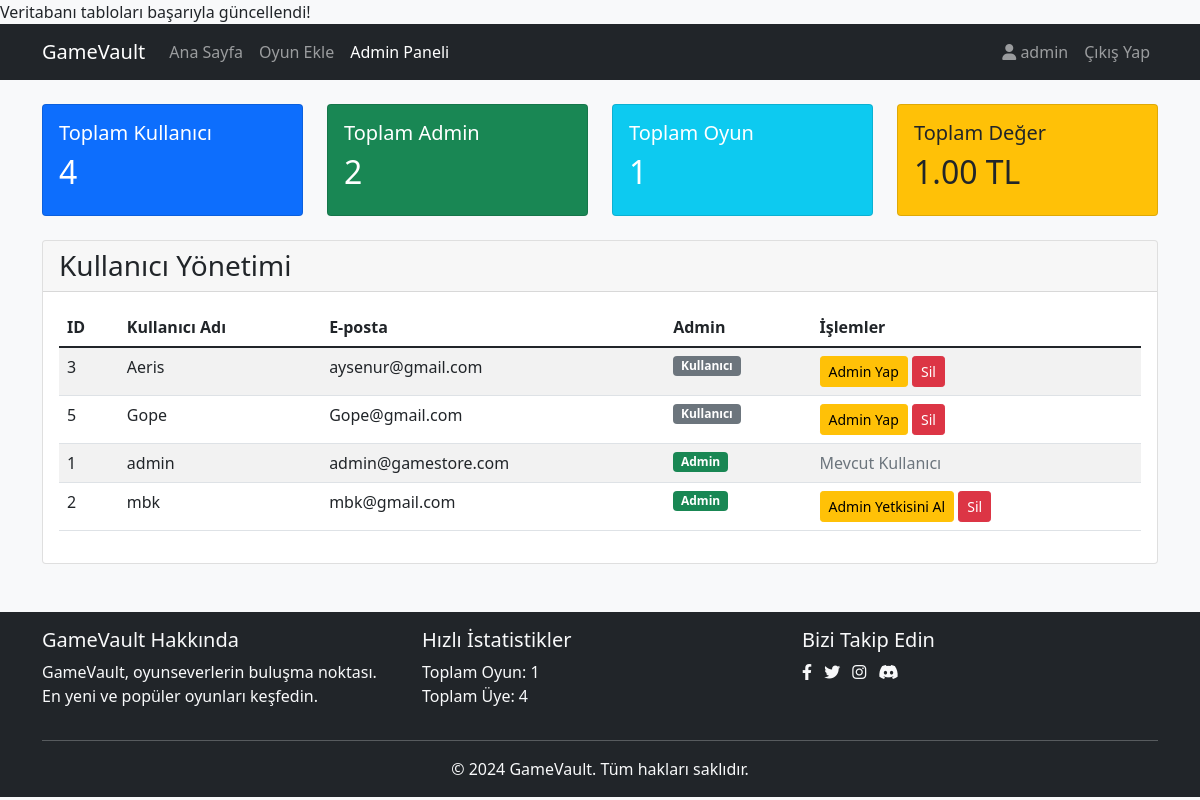
/admin_panel.php (signed in), run on the app's committed database.
### tables this page shows
CREATE TABLE users (
            id INTEGER PRIMARY KEY AUTOINCREMENT,
            username TEXT UNIQUE NOT NULL,
            email TEXT UNIQUE NOT NULL,
            password TEXT NOT NULL,
            is_admin INTEGER DEFAULT 0
        );

### admin_panel.php (the view, shortened to what this page needs)
<?php
$db = Database::getInstance()->getConnection();
$users = [];
try {
    $stmt = $db->query("SELECT * FROM users ORDER BY username");
    $users = $stmt->fetchAll(PDO::FETCH_ASSOC);
} catch(PDOException $e) {
    $error = 'Kullanıcılar yüklenirken bir hata oluştu.';
}
$stats = [
    'total_users' => 0,
    'total_games' => 0,
    'total_admins' => 0,
    'total_value' => 0
];
try {
    $stmt = $db->query("SELECT COUNT(*) FROM users");
    $stats['total_users'] = $stmt->fetchColumn();
    $stmt = $db->query("SELECT COUNT(*) FROM users WHERE is_admin = 1");
    $stats['total_admins'] = $stmt->fetchColumn();
    $stmt = $db->query("SELECT COUNT(*), SUM(price) FROM games");
    $result = $stmt->fetch(PDO::FETCH_NUM);
    $stats['total_games'] = $result[0];
    $stats['total_value'] = $result[1] ?? 0;
} catch(PDOException $e) {
    $error = 'İstatistikler yüklenirken bir hata oluştu.';
}
?>
<!DOCTYPE html>
<html lang="tr">
<head>
    <link href="https://cdn.jsdelivr.net/npm/bootstrap@5.1.3/dist/css/bootstrap.min.css" rel="stylesheet">
    <link href="https://cdnjs.cloudflare.com/ajax/libs/font-awesome/6.0.0/css/all.min.css" rel="stylesheet">
</head>
<body class="bg-light">
    <nav class="navbar navbar-expand-lg navbar-dark bg-dark">
        <div class="container">
            <a class="navbar-brand" href="index.php">GameVault</a>
            <div class="collapse navbar-collapse" id="navbarNav">
                <ul class="navbar-nav me-auto">
                    <li class="nav-item">
                        <a class="nav-link" href="index.php">Ana Sayfa</a>
                    </li>
                    <li class="nav-item">
                        <a class="nav-link" href="add_game.php">Oyun Ekle</a>
                    </li>
                    <li class="nav-item">
                        <a class="nav-link active" href="admin_panel.php">Admin Paneli</a>
                    </li>
                </ul>
                <ul class="navbar-nav">
                    <li class="nav-item">
                        <a class="nav-link" href="profile.php">
                            <i class="fas fa-user"></i> <?php echo htmlspecialchars($_SESSION['username']); ?>
                        </a>
                    </li>
                    <li class="nav-item">
                        <a class="nav-link" href="logout.php">Çıkış Yap</a>
                    </li>
                </ul>
            </div>
        </div>
    </nav>
    <div class="container mt-4">
        <div class="row mb-4">
            <div class="col-md-3">
                <div class="card bg-primary text-white">
                    <div class="card-body">
                        <h5 class="card-title">Toplam Kullanıcı</h5>
                        <h2><?php echo $stats['total_users']; ?></h2>
                    </div>
                </div>
            </div>
            <div class="col-md-3">
                <div class="card bg-success text-white">
                    <div class="card-body">
                        <h5 class="card-title">Toplam Admin</h5>
                        <h2><?php echo $stats['total_admins']; ?></h2>
                    </div>
                </div>
            </div>
            <div class="col-md-3">
                <div class="card bg-info text-white">
                    <div class="card-body">
                        <h5 class="card-title">Toplam Oyun</h5>
                        <h2><?php echo $stats['total_games']; ?></h2>
                    </div>
                </div>
            </div>
            <div class="col-md-3">
                <div class="card bg-warning text-dark">
                    <div class="card-body">
                        <h5 class="card-title">Toplam Değer</h5>
                        <h2><?php echo number_format($stats['total_value'], 2); ?> TL</h2>
                    </div>
                </div>
            </div>
        </div>
        <div class="card">
            <div class="card-header">
                <h3 class="mb-0">Kullanıcı Yönetimi</h3>
            </div>
            <div class="card-body">
                <div class="table-responsive">
                    <table class="table table-striped">
                        <thead>
                            <tr>
                                <th>ID</th>
                                <th>Kullanıcı Adı</th>
                                <th>E-posta</th>
                                <th>Admin</th>
                                <th>İşlemler</th>
                            </tr>
                        </thead>
                        <tbody>
                            <?php foreach ($users as $user): ?>
                            <tr>
                                <td><?php echo $user['id']; ?></td>
                                <td><?php echo htmlspecialchars($user['username']); ?></td>
                                <td><?php echo htmlspecialchars($user['email']); ?></td>
                                <td>
                                    <?php if ($user['is_admin']): ?>
                                        <span class="badge bg-success">Admin</span>
                                    <?php else: ?>
                                        <span class="badge bg-secondary">Kullanıcı</span>
                                    <?php endif; ?>
                                </td>
                                <td>
                                    <?php if ($user['id'] != $_SESSION['user_id']): ?>
                                    <form method="POST" action="" class="d-inline">
                                        <button type="submit" name="toggle_admin" class="btn btn-warning btn-sm">
                                            <?php echo $user['is_admin'] ? 'Admin Yetkisini Al' : 'Admin Yap'; ?>
                                        </button>
                                        <button type="submit" name="delete_user" class="btn btn-danger btn-sm"
                                                onclick="return confirm('Bu kullanıcıyı silmek istediğinizden emin misiniz?')">
                                            Sil
                                        </button>
                                    </form>
                                    <?php else: ?>
                                        <span class="text-muted">Mevcut Kullanıcı</span>
                                    <?php endif; ?>
                                </td>
                            </tr>
                            <?php endforeach; ?>
                        </tbody>
                    </table>
                </div>
            </div>
        </div>
    </div>
    <?php include 'includes/footer.php'; ?>
</body>
</html>

### data on the page
users: id "2", is_admin "1", is_admin "1.00", username "mbk", email "mbk@gmail.com", shows "Admin", shows "Admin Yetkisini Al"
users: id "3", username "Aeris", email "aysenur@gmail.com", is_admin "Kullanıcı"
users: id "5", username "Gope", email "Gope@gmail.com", is_admin "Kullanıcı"
users: id "1", username "admin", email "admin@gamestore.com", is_admin "Admin", shows "Mevcut Kullanıcı"

### other printed values
$_SESSION['username'] "admin"
$stats['total_users'] "4"
$total_games "1"
$total_users "4"
